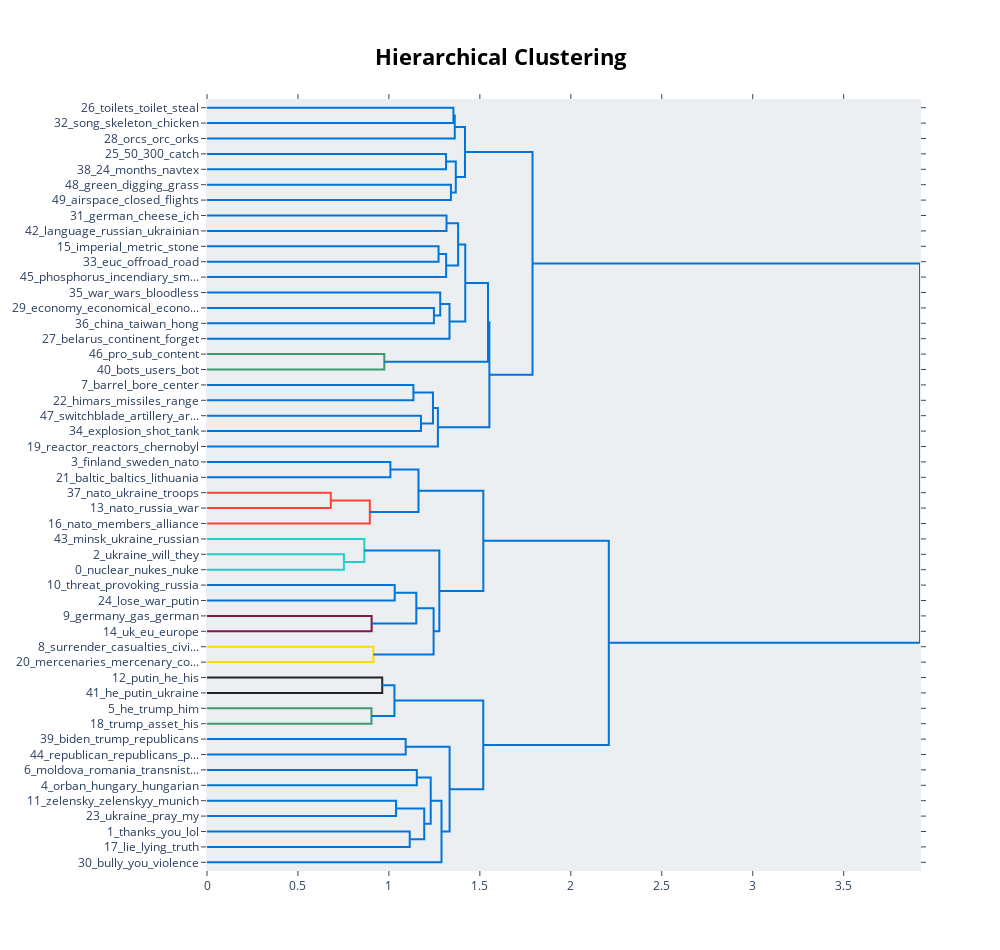

Source (notebook cell):
### Code cell
BERTopic_mpnet_base_1.visualize_hierarchy(top_n_topics=50)

### Figure 1 — Plotly figure (JSON) as saved in the notebook; plotly's stock layout.template omitted (floating-point values rounded to 4 significant figures)
{"data": [{"hoverinfo": "text", "marker": {"color": "rgb(0,116,217)"}, "mode": "lines", "type": "scatter", "x": [0, 1.355, 1.355, 0], "xaxis": "x", "y": [-5, -5, -15, -15], "yaxis": "y"}, {"hoverinfo": "text", "marker": {"color": "rgb(0,116,217)"}, "mode": "lines", "type": "scatter", "x": [1.355, 1.362, 1.362, 0], "xaxis": "x", "y": [-10, -10, -25, -25], "yaxis": "y"}, {"hoverinfo": "text", "marker": {"color": "rgb(0,116,217)"}, "mode": "lines", "type": "scatter", "x": [0, 1.314, 1.314, 0], "xaxis": "x", "y": [-35, -35, -45, -45], "yaxis": "y"}, {"hoverinfo": "text", "marker": {"color": "rgb(0,116,217)"}, "mode": "lines", "type": "scatter", "x": [0, 1.341, 1.341, 0], "xaxis": "x", "y": [-55, -55, -65, -65], "yaxis": "y"}, {"hoverinfo": "text", "marker": {"color": "rgb(0,116,217)"}, "mode": "lines", "type": "scatter", "x": [1.314, 1.368, 1.368, 1.341], "xaxis": "x", "y": [-40, -40, -60, -60], "yaxis": "y"}, {"hoverinfo": "text", "marker": {"color": "rgb(0,116,217)"}, "mode": "lines", "type": "scatter", "x": [1.362, 1.418, 1.418, 1.368], "xaxis": "x", "y": [-17.5, -17.5, -50, -50], "yaxis": "y"}, {"hoverinfo": "text", "marker": {"color": "rgb(0,116,217)"}, "mode": "lines", "type": "scatter", "x": [0, 1.317, 1.317, 0], "xaxis": "x", "y": [-75, -75, -85, -85], "yaxis": "y"}, {"hoverinfo": "text", "marker": {"color": "rgb(0,116,217)"}, "mode": "lines", "type": "scatter", "x": [0, 1.273, 1.273, 0], "xaxis": "x", "y": [-95, -95, -105, -105], "yaxis": "y"}, {"hoverinfo": "text", "marker": {"color": "rgb(0,116,217)"}, "mode": "lines", "type": "scatter", "x": [1.273, 1.315, 1.315, 0], "xaxis": "x", "y": [-100, -100, -115, -115], "yaxis": "y"}, {"hoverinfo": "text", "marker": {"color": "rgb(0,116,217)"}, "mode": "lines", "type": "scatter", "x": [1.317, 1.38, 1.38, 1.315], "xaxis": "x", "y": [-80, -80, -107.5, -107.5], "yaxis": "y"}, {"hoverinfo": "text", "marker": {"color": "rgb(0,116,217)"}, "mode": "lines", "type": "scatter", "x": [0, 1.247, 1.247, 0], "xaxis": "x", "y": [-135, -135, -145, -145], "yaxis": "y"}, {"hoverinfo": "text", "marker": {"color": "rgb(0,116,217)"}, "mode": "lines", "type": "scatter", "x": [0, 1.282, 1.282, 1.247], "xaxis": "x", "y": [-125, -125, -140, -140], "yaxis": "y"}, {"hoverinfo": "text", "marker": {"color": "rgb(0,116,217)"}, "mode": "lines", "type": "scatter", "x": [1.282, 1.333, 1.333, 0], "xaxis": "x", "y": [-132.5, -132.5, -155, -155], "yaxis": "y"}, {"hoverinfo": "text", "marker": {"color": "rgb(0,116,217)"}, "mode": "lines", "type": "scatter", "x": [1.38, 1.42, 1.42, 1.333], "xaxis": "x", "y": [-93.75, -93.75, -143.8, -143.8], "yaxis": "y"}, {"hoverinfo": "text", "marker": {"color": "rgb(61,153,112)"}, "mode": "lines", "type": "scatter", "x": [0, 0.9746, 0.9746, 0], "xaxis": "x", "y": [-165, -165, -175, -175], "yaxis": "y"}, {"hoverinfo": "text", "marker": {"color": "rgb(0,116,217)"}, "mode": "lines", "type": "scatter", "x": [1.42, 1.545, 1.545, 0.9746], "xaxis": "x", "y": [-118.8, -118.8, -170, -170], "yaxis": "y"}, {"hoverinfo": "text", "marker": {"color": "rgb(0,116,217)"}, "mode": "lines", "type": "scatter", "x": [0, 1.135, 1.135, 0], "xaxis": "x", "y": [-185, -185, -195, -195], "yaxis": "y"}, {"hoverinfo": "text", "marker": {"color": "rgb(0,116,217)"}, "mode": "lines", "type": "scatter", "x": [0, 1.176, 1.176, 0], "xaxis": "x", "y": [-205, -205, -215, -215], "yaxis": "y"}, {"hoverinfo": "text", "marker": {"color": "rgb(0,116,217)"}, "mode": "lines", "type": "scatter", "x": [1.135, 1.242, 1.242, 1.176], "xaxis": "x", "y": [-190, -190, -210, -210], "yaxis": "y"}, {"hoverinfo": "text", "marker": {"color": "rgb(0,116,217)"}, "mode": "lines", "type": "scatter", "x": [1.242, 1.269, 1.269, 0], "xaxis": "x", "y": [-200, -200, -225, -225], "yaxis": "y"}, {"hoverinfo": "text", "marker": {"color": "rgb(0,116,217)"}, "mode": "lines", "type": "scatter", "x": [1.545, 1.552, 1.552, 1.269], "xaxis": "x", "y": [-144.4, -144.4, -212.5, -212.5], "yaxis": "y"}, {"hoverinfo": "text", "marker": {"color": "rgb(0,116,217)"}, "mode": "lines", "type": "scatter", "x": [1.418, 1.789, 1.789, 1.552], "xaxis": "x", "y": [-33.75, -33.75, -178.4, -178.4], "yaxis": "y"}, {"hoverinfo": "text", "marker": {"color": "rgb(0,116,217)"}, "mode": "lines", "type": "scatter", "x": [0, 1.008, 1.008, 0], "xaxis": "x", "y": [-235, -235, -245, -245], "yaxis": "y"}, {"hoverinfo": "text", "marker": {"color": "rgb(255,65,54)"}, "mode": "lines", "type": "scatter", "x": [0, 0.6806, 0.6806, 0], "xaxis": "x", "y": [-255, -255, -265, -265], "yaxis": "y"}, {"hoverinfo": "text", "marker": {"color": "rgb(255,65,54)"}, "mode": "lines", "type": "scatter", "x": [0.6806, 0.8951, 0.8951, 0], "xaxis": "x", "y": [-260, -260, -275, -275], "yaxis": "y"}, {"hoverinfo": "text", "marker": {"color": "rgb(0,116,217)"}, "mode": "lines", "type": "scatter", "x": [1.008, 1.163, 1.163, 0.8951], "xaxis": "x", "y": [-240, -240, -267.5, -267.5], "yaxis": "y"}, {"hoverinfo": "text", "marker": {"color": "rgb(35,205,205)"}, "mode": "lines", "type": "scatter", "x": [0, 0.7526, 0.7526, 0], "xaxis": "x", "y": [-295, -295, -305, -305], "yaxis": "y"}, {"hoverinfo": "text", "marker": {"color": "rgb(35,205,205)"}, "mode": "lines", "type": "scatter", "x": [0, 0.8648, 0.8648, 0.7526], "xaxis": "x", "y": [-285, -285, -300, -300], "yaxis": "y"}, {"hoverinfo": "text", "marker": {"color": "rgb(0,116,217)"}, "mode": "lines", "type": "scatter", "x": [0, 1.032, 1.032, 0], "xaxis": "x", "y": [-315, -315, -325, -325], "yaxis": "y"}, {"hoverinfo": "text", "marker": {"color": "rgb(133,20,75)"}, "mode": "lines", "type": "scatter", "x": [0, 0.9051, 0.9051, 0], "xaxis": "x", "y": [-335, -335, -345, -345], "yaxis": "y"}, {"hoverinfo": "text", "marker": {"color": "rgb(0,116,217)"}, "mode": "lines", "type": "scatter", "x": [1.032, 1.151, 1.151, 0.9051], "xaxis": "x", "y": [-320, -320, -340, -340], "yaxis": "y"}, {"hoverinfo": "text", "marker": {"color": "rgb(255,220,0)"}, "mode": "lines", "type": "scatter", "x": [0, 0.9147, 0.9147, 0], "xaxis": "x", "y": [-355, -355, -365, -365], "yaxis": "y"}, {"hoverinfo": "text", "marker": {"color": "rgb(0,116,217)"}, "mode": "lines", "type": "scatter", "x": [1.151, 1.246, 1.246, 0.9147], "xaxis": "x", "y": [-330, -330, -360, -360], "yaxis": "y"}, {"hoverinfo": "text", "marker": {"color": "rgb(0,116,217)"}, "mode": "lines", "type": "scatter", "x": [0.8648, 1.277, 1.277, 1.246], "xaxis": "x", "y": [-292.5, -292.5, -345, -345], "yaxis": "y"}, {"hoverinfo": "text", "marker": {"color": "rgb(0,116,217)"}, "mode": "lines", "type": "scatter", "x": [1.163, 1.519, 1.519, 1.277], "xaxis": "x", "y": [-253.8, -253.8, -318.8, -318.8], "yaxis": "y"}, {"hoverinfo": "text", "marker": {"color": "rgb(40,35,35)"}, "mode": "lines", "type": "scatter", "x": [0, 0.9633, 0.9633, 0], "xaxis": "x", "y": [-375, -375, -385, -385], "yaxis": "y"}, {"hoverinfo": "text", "marker": {"color": "rgb(61,153,112)"}, "mode": "lines", "type": "scatter", "x": [0, 0.9043, 0.9043, 0], "xaxis": "x", "y": [-395, -395, -405, -405], "yaxis": "y"}, {"hoverinfo": "text", "marker": {"color": "rgb(0,116,217)"}, "mode": "lines", "type": "scatter", "x": [0.9633, 1.03, 1.03, 0.9043], "xaxis": "x", "y": [-380, -380, -400, -400], "yaxis": "y"}, {"hoverinfo": "text", "marker": {"color": "rgb(0,116,217)"}, "mode": "lines", "type": "scatter", "x": [0, 1.092, 1.092, 0], "xaxis": "x", "y": [-415, -415, -425, -425], "yaxis": "y"}, {"hoverinfo": "text", "marker": {"color": "rgb(0,116,217)"}, "mode": "lines", "type": "scatter", "x": [0, 1.153, 1.153, 0], "xaxis": "x", "y": [-435, -435, -445, -445], "yaxis": "y"}, {"hoverinfo": "text", "marker": {"color": "rgb(0,116,217)"}, "mode": "lines", "type": "scatter", "x": [0, 1.039, 1.039, 0], "xaxis": "x", "y": [-455, -455, -465, -465], "yaxis": "y"}, {"hoverinfo": "text", "marker": {"color": "rgb(0,116,217)"}, "mode": "lines", "type": "scatter", "x": [0, 1.114, 1.114, 0], "xaxis": "x", "y": [-475, -475, -485, -485], "yaxis": "y"}, {"hoverinfo": "text", "marker": {"color": "rgb(0,116,217)"}, "mode": "lines", "type": "scatter", "x": [1.039, 1.194, 1.194, 1.114], "xaxis": "x", "y": [-460, -460, -480, -480], "yaxis": "y"}, {"hoverinfo": "text", "marker": {"color": "rgb(0,116,217)"}, "mode": "lines", "type": "scatter", "x": [1.153, 1.23, 1.23, 1.194], "xaxis": "x", "y": [-440, -440, -470, -470], "yaxis": "y"}, {"hoverinfo": "text", "marker": {"color": "rgb(0,116,217)"}, "mode": "lines", "type": "scatter", "x": [1.23, 1.289, 1.289, 0], "xaxis": "x", "y": [-455, -455, -495, -495], "yaxis": "y"}, {"hoverinfo": "text", "marker": {"color": "rgb(0,116,217)"}, "mode": "lines", "type": "scatter", "x": [1.092, 1.334, 1.334, 1.289], "xaxis": "x", "y": [-420, -420, -475, -475], "yaxis": "y"}, {"hoverinfo": "text", "marker": {"color": "rgb(0,116,217)"}, "mode": "lines", "type": "scatter", "x": [1.03, 1.519, 1.519, 1.334], "xaxis": "x", "y": [-390, -390, -447.5, -447.5], "yaxis": "y"}, {"hoverinfo": "text", "marker": {"color": "rgb(0,116,217)"}, "mode": "lines", "type": "scatter", "x": [1.519, 2.209, 2.209, 1.519], "xaxis": "x", "y": [-286.2, -286.2, -418.8, -418.8], "yaxis": "y"}, {"hoverinfo": "text", "marker": {"color": "rgb(0,116,217)"}, "mode": "lines", "type": "scatter", "x": [1.789, 3.92, 3.92, 2.209], "xaxis": "x", "y": [-106.1, -106.1, -352.5, -352.5], "yaxis": "y"}], "layout": {"autosize": false, "height": 950, "hoverlabel": {"bgcolor": "white", "font": {"family": "Rockwell", "size": 16}}, "hovermode": "closest", "plot_bgcolor": "#ECEFF1", "showlegend": false, "title": {"font": {"color": "Black", "size": 22}, "text": "<b>Hierarchical Clustering</b>", "x": 0.5, "xanchor": "center", "yanchor": "top"}, "width": 1000, "xaxis": {"mirror": "allticks", "rangemode": "tozero", "showgrid": false, "showline": true, "showticklabels": true, "ticks": "outside", "type": "linear", "zeroline": false}, "yaxis": {"mirror": "allticks", "range": [-500, 0], "rangemode": "tozero", "showgrid": false, "showline": true, "showticklabels": true, "tickmode": "array", "ticks": "outside", "ticktext": ["26_toilets_toilet_steal", "32_song_skeleton_chicken", "28_orcs_orc_orks", "25_50_300_catch", "38_24_months_navtex", "48_green_digging_grass", "49_airspace_closed_flights", "31_german_cheese_ich", "42_language_russian_ukrainian", "15_imperial_metric_stone", "33_euc_offroad_road", "45_phosphorus_incendiary_sm...", "35_war_wars_bloodless", "29_economy_economical_econo...", "36_china_taiwan_hong", "27_belarus_continent_forget", "46_pro_sub_content", "40_bots_users_bot", "7_barrel_bore_center", "22_himars_missiles_range", "47_switchblade_artillery_ar...", "34_explosion_shot_tank", "19_reactor_reactors_chernobyl", "3_finland_sweden_nato", "21_baltic_baltics_lithuania", "37_nato_ukraine_troops", "13_nato_russia_war", "16_nato_members_alliance", "43_minsk_ukraine_russian", "2_ukraine_will_they", "0_nuclear_nukes_nuke", "10_threat_provoking_russia", "24_lose_war_putin", "9_germany_gas_german", "14_uk_eu_europe", "8_surrender_casualties_civi...", "20_mercenaries_mercenary_co...", "12_putin_he_his", "41_he_putin_ukraine", "5_he_trump_him", "18_trump_asset_his", "39_biden_trump_republicans", "44_republican_republicans_p...", "6_moldova_romania_transnist...", "4_orban_hungary_hungarian", "11_zelensky_zelenskyy_munich", "23_ukraine_pray_my", "1_thanks_you_lol", "17_lie_lying_truth", "30_bully_you_violence"], "tickvals": [-5, -15, -25, -35, -45, -55, -65, -75, -85, -95, -105, -115, -125, -135, -145, -155, -165, -175, -185, -195, -205, -215, -225, -235, -245, -255, -265, -275, -285, -295, -305, -315, -325, -335, -345, -355, -365, -375, -385, -395, -405, -415, -425, -435, -445, -455, -465, -475, -485, -495], "type": "linear", "zeroline": false}}}
